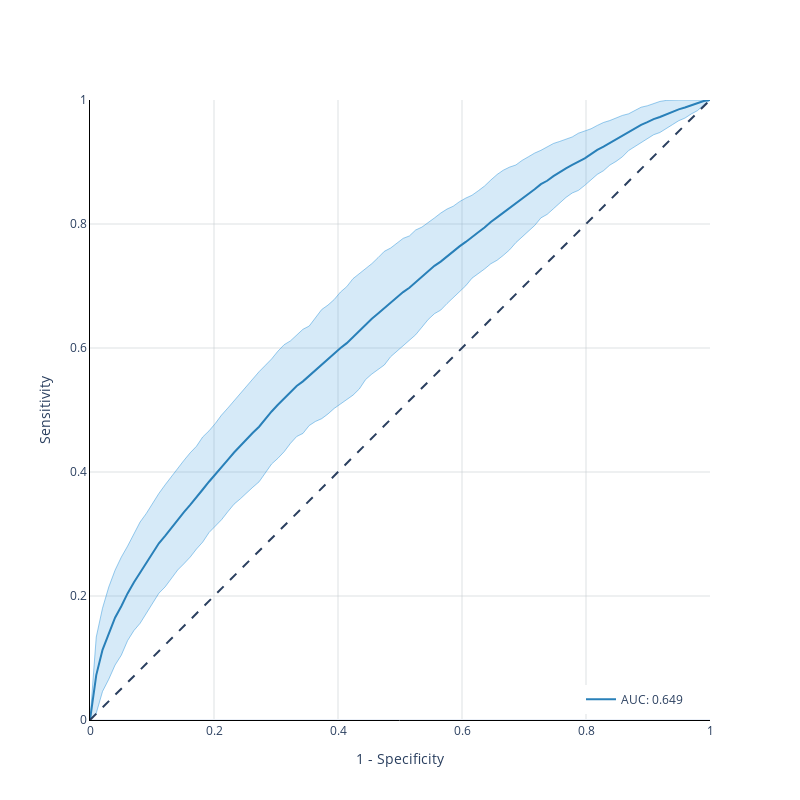

Notebook code cell kept with this figure:
### Code cell
# PLOT ROC Curve
kind = 'val'
c_fill      = 'rgba(52, 152, 219, 0.2)'
c_line      = 'rgba(52, 152, 219, 0.5)'
c_line_main = 'rgba(41, 128, 185, 1.0)'
c_grid      = 'rgba(189, 195, 199, 0.5)'
c_annot     = 'rgba(149, 165, 166, 0.5)'
c_highlight = 'rgba(192, 57, 43, 1.0)'
fpr_mean    = np.linspace(0, 1, 100)
interp_tprs = []
for i in range(100):
    fpr           = results[kind]['fpr'][i]
    tpr           = results[kind]['tpr'][i]
    interp_tpr    = np.interp(fpr_mean, fpr, tpr)
    interp_tpr[0] = 0.0
    interp_tprs.append(interp_tpr)
tpr_mean     = np.mean(interp_tprs, axis=0)
tpr_mean[-1] = 1.0
tpr_std      = 2*np.std(interp_tprs, axis=0)
tpr_upper    = np.clip(tpr_mean+tpr_std, 0, 1)
tpr_lower    = tpr_mean-tpr_std
auc          = np.mean(results[kind]['auc'])
fig = go.Figure([
    go.Scatter(
        x          = fpr_mean,
        y          = tpr_upper,
        line       = dict(color=c_line, width=1),
        hoverinfo  = "skip",
        showlegend = False,
        name       = 'upper'),
    go.Scatter(
        x          = fpr_mean,
        y          = tpr_lower,
        fill       = 'tonexty',
        fillcolor  = c_fill,
        line       = dict(color=c_line, width=1),
        hoverinfo  = "skip",
        showlegend = False,
        name       = 'lower'),
    go.Scatter(
        x          = fpr_mean,
        y          = tpr_mean,
        line       = dict(color=c_line_main, width=2),
        hoverinfo  = "skip",
        showlegend = True,
        name       = f'AUC: {auc:.3f}')
])
fig.add_shape(
    type ='line', 
    line =dict(dash='dash'),
    x0=0, x1=1, y0=0, y1=1
)
fig.update_layout(
    template    = 'plotly_white', 
    title_x     = 0.5,
    xaxis_title = "1 - Specificity",
    yaxis_title = "Sensitivity",
    width       = 800,
    height      = 800,
    legend      = dict(
        yanchor="bottom", 
        xanchor="right", 
        x=0.95,
        y=0.01,
    )
)
fig.update_yaxes(
    range       = [0, 1],
    gridcolor   = c_grid,
    scaleanchor = "x", 
    scaleratio  = 1,
    linecolor   = 'black')
fig.update_xaxes(
    range       = [0, 1],
    gridcolor   = c_grid,
    constrain   = 'domain',
    linecolor   = 'black')
